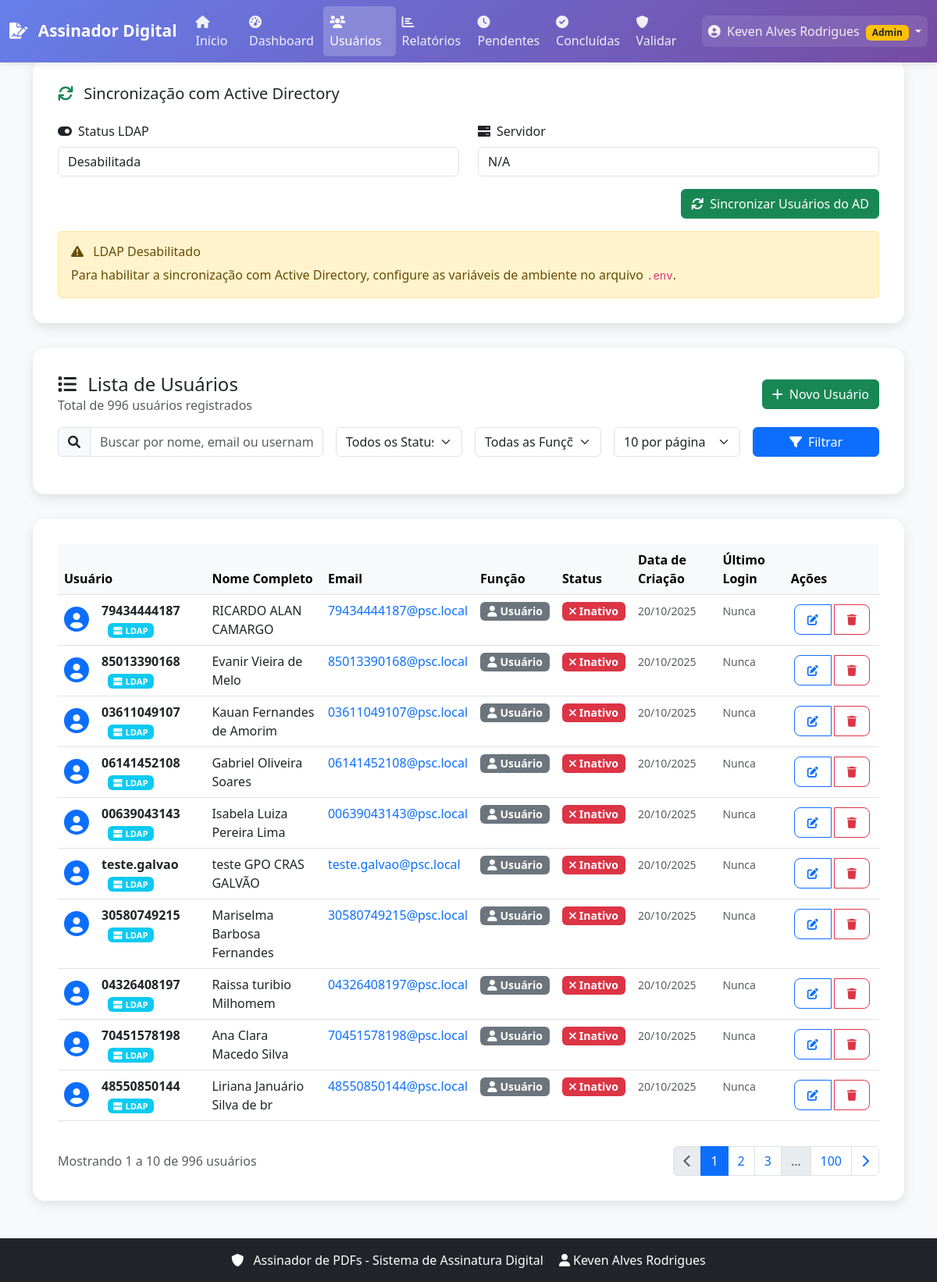
/admin/users (signed in), run on an earlier commit of the app's database.
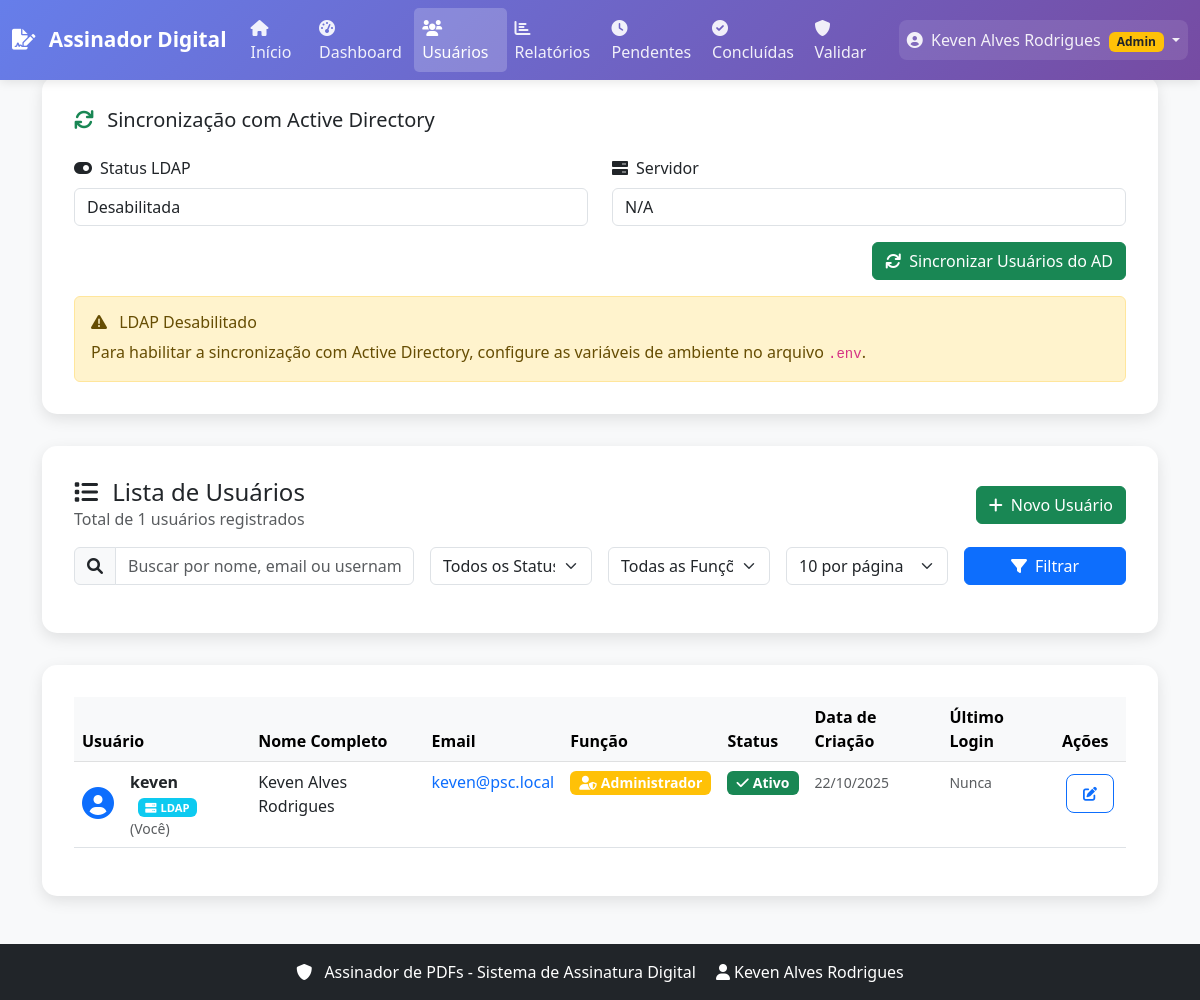
And on a later commit of the database.
### models.py (models this page shows, shortened)
class User(UserMixin, db.Model):
    __tablename__ = 'users'
    __table_args__ = (
        db.Index('idx_users_username', 'username'),
        db.Index('idx_users_email', 'email'),
        db.Index('idx_users_role', 'role'),
    )
    id = db.Column(db.Integer, primary_key=True)
    username = db.Column(db.String(80), unique=True, nullable=False)
    email = db.Column(db.String(120), unique=True, nullable=False)
    password_hash = db.Column(db.String(255), nullable=True)  # Nullable para usuários LDAP
    full_name = db.Column(db.String(120), nullable=False)
    role = db.Column(db.String(20), default='user')  # 'user' ou 'admin'
    is_active = db.Column(db.Boolean, default=True)
    created_at = db.Column(db.DateTime, default=datetime.now)
    last_login = db.Column(db.DateTime)
    must_change_password = db.Column(db.Boolean, default=False)
    signatures = db.relationship('Signature', backref='user', lazy='dynamic')
    ldap_dn = db.Column(db.String(500))  # Distinguished Name do LDAP
    department = db.Column(db.String(200))  # Departamento
    position = db.Column(db.String(200))  # Cargo
    phone = db.Column(db.String(50))  # Telefone
    mobile = db.Column(db.String(50))  # Celular
    city = db.Column(db.String(100))  # Cidade
    state = db.Column(db.String(100))  # Estado
    postal_code = db.Column(db.String(20))  # CEP
    country = db.Column(db.String(100))  # País
    street_address = db.Column(db.String(500))  # Endereço
    home_phone = db.Column(db.String(50))  # Telefone residencial
    work_address = db.Column(db.String(500))  # Endereço comercial
    fax = db.Column(db.String(50))  # Fax
    pager = db.Column(db.String(50))  # Pager
    is_ldap_user = db.Column(db.Boolean, default=False)  # Indica se é usuário LDAP
    def is_admin(self):
        return self.role == 'admin'

### app.py (the view, shortened to what this page needs)
    @app.route('/admin/users')
    @login_required
    @admin_required
    def admin_users():
        search_query = request.args.get('search', '').strip()
        page = request.args.get('page', 1, type=int)
        per_page = request.args.get('per_page', 10, type=int)
        status_filter = request.args.get('status', 'all')
        role_filter = request.args.get('role', 'all')
        query = User.query
        if status_filter == 'active':
            query = query.filter(User.is_active == True)
        elif status_filter == 'inactive':
            query = query.filter(User.is_active == False)
        if role_filter == 'admin':
            query = query.filter(User.role == 'admin')
        elif role_filter == 'user':
            query = query.filter(User.role == 'user')
        query = query.order_by(User.created_at.desc())
        pagination = query.paginate(
            page=page,
            per_page=per_page,
            error_out=False
        )
        users = pagination.items
        ldap_enabled = os.environ.get('LDAP_ENABLED', 'false').lower() == 'true'
        ldap_server = os.environ.get('LDAP_SERVER', 'N/A')
        return render_template('admin/users.html',
                             users=users,
                             pagination=pagination,
                             search_query=search_query,
                             status_filter=status_filter,
                             role_filter=role_filter,
                             ldap_enabled=ldap_enabled,
                             ldap_server=ldap_server)

### app.py (called while the page is built)
def get_client_ip(request_obj):
    if request_obj.headers.get('X-Forwarded-For'):
        return request_obj.headers.get('X-Forwarded-For').split(',')[0].strip()
    elif request_obj.headers.get('X-Real-IP'):
        return request_obj.headers.get('X-Real-IP')
    elif request_obj.headers.get('X-Forwarded'):
        return request_obj.headers.get('X-Forwarded')
    elif request_obj.headers.get('X-Cluster-Client-IP'):
        return request_obj.headers.get('X-Cluster-Client-IP')
    else:
        return request_obj.remote_addr

### auth.py (called while the page is built)
def admin_required(f):
    @wraps(f)
    def decorated_function(*args, **kwargs):
        if not current_user.is_authenticated:
            return redirect(url_for('login'))
        if not current_user.is_admin():
            flash('Acesso negado. Privilégios de administrador necessários.', 'error')
            return redirect(url_for('index'))
        return f(*args, **kwargs)
    return decorated_function

### utils/mobile_optimizations.py (called while the page is built, shortened)
def optimize_for_device():
    if not is_mobile_device():
        return

def get_optimized_query_limits():
    if not is_mobile_device():
        return 100  # Desktop

def get_mobile_headers():
    if not is_mobile_device():
        return {}

### templates/admin/users.html (shortened to what the changed rows need)
{% extends "base.html" %}
{% block content %}
    <div class="container">
        <div class="users-card">
            <div class="row align-items-center mb-3">
                <div class="col-md-8">
                    <h4 class="mb-0">
                        <i class="fas fa-list me-2"></i>
                        Lista de Usuários
                    </h4>
                    <p class="text-muted mb-0">Total de {{ pagination.total }} usuários registrados</p>
                </div>
            </div>
        </div>
        <div class="users-card">
            {% if users %}
            <div class="table-responsive">
                <table class="table table-hover">
                    <thead class="table-light">
                        <tr>
                            <th>Usuário</th>
                            <th>Nome Completo</th>
                            <th>Email</th>
                            <th>Função</th>
                            <th>Status</th>
                            <th>Data de Criação</th>
                            <th>Último Login</th>
                            <th>Ações</th>
                        </tr>
                    </thead>
                    <tbody>
                        {% for user in users %}
                        <tr>
                            <td>
                                <div class="d-flex align-items-center">
                                    <div class="avatar-sm me-3">
                                        <i class="fas fa-user-circle fa-2x text-primary"></i>
                                    </div>
                                    <div>
                                        <strong>{{ user.username }}</strong>
                                        {% if user.is_ldap_user %}
                                            <span class="badge bg-info ms-2" style="font-size: 0.7rem;">
                                                <i class="fas fa-server me-1"></i>LDAP
                                            </span>
                                        {% endif %}
                                        {% if user.id == current_user.id %}
                                            <small class="text-muted d-block">(Você)</small>
                                        {% endif %}
                                    </div>
                                </div>
                            </td>
                            <td>{{ user.full_name }}</td>
                            <td>
                                <a href="mailto:{{ user.email }}" class="text-decoration-none">
                                    {{ user.email }}
                                </a>
                            </td>
                            <td>
                                {% if user.role == 'admin' %}
                                    <span class="badge bg-warning role-badge">
                                        <i class="fas fa-user-shield me-1"></i>Administrador
                                    </span>
                                {% else %}
                                    <span class="badge bg-secondary role-badge">
                                        <i class="fas fa-user me-1"></i>Usuário
                                    </span>
                                {% endif %}
                            </td>
                            <td>
                                {% if user.is_active %}
                                    <span class="badge bg-success status-badge">
                                        <i class="fas fa-check me-1"></i>Ativo
                                    </span>
                                {% else %}
                                    <span class="badge bg-danger status-badge">
                                        <i class="fas fa-times me-1"></i>Inativo
                                    </span>
                                {% endif %}
                            </td>
                            <td>
                                <small class="text-muted">
                                    {{ user.created_at.strftime('%d/%m/%Y') }}
                                </small>
                            </td>
                            <td>
                                {% if user.last_login %}
                                    <small class="text-muted">
                                        {{ user.last_login.strftime('%d/%m/%Y %H:%M') }}
                                    </small>
                                {% else %}
                                    <small class="text-muted">Nunca</small>
                                {% endif %}
                            </td>
                            <td>
                                <div class="btn-group" role="group">
                                    <a href="{{ url_for('admin_edit_user', user_id=user.id) }}"
                                       class="btn btn-outline-primary btn-action"
                                       title="Editar">
                                        <i class="fas fa-edit"></i>
                                    </a>
                                    {% if user.id != current_user.id %}
                                        <button type="button"
                                                class="btn btn-outline-danger btn-action"
                                                title="Deletar"
                                                onclick="confirmDelete({{ user.id }}, '{{ user.username }}')">
                                            <i class="fas fa-trash"></i>
                                        </button>
                                    {% endif %}
                                </div>
                            </td>
                        </tr>
                        {% endfor %}
                    </tbody>
                </table>
            </div>
            {% if pagination.pages > 1 %}
            <div class="d-flex justify-content-between align-items-center mt-3">
                <div>
                    <p class="text-muted mb-0">
                        Mostrando {{ pagination.per_page * (pagination.page - 1) + 1 }} a
                        {{ pagination.per_page * (pagination.page - 1) + pagination.items|length }}
                        de {{ pagination.total }} usuários
                    </p>
                </div>
                <nav>
                    <ul class="pagination mb-0">
                        {% if pagination.has_prev %}
                        <li class="page-item">
                            <a class="page-link" href="{{ url_for('admin_users', page=pagination.prev_num, search=search_query, status=status_filter, role=role_filter, per_page=request.args.get('per_page')) }}">
                                <i class="fas fa-chevron-left"></i>
                            </a>
                        </li>
                        {% else %}
                        <li class="page-item disabled">
                            <span class="page-link">
                                <i class="fas fa-chevron-left"></i>
                            </span>
                        </li>
                        {% endif %}
                        {% for page_num in pagination.iter_pages(left_edge=1, right_edge=1, left_current=2, right_current=2) %}
                            {% if page_num %}
                                {% if page_num == pagination.page %}
                                <li class="page-item active">
                                    <span class="page-link">{{ page_num }}</span>
                                </li>
                                {% else %}
                                <li class="page-item">
                                    <a class="page-link" href="{{ url_for('admin_users', page=page_num, search=search_query, status=status_filter, role=role_filter, per_page=request.args.get('per_page')) }}">
                                        {{ page_num }}
                                    </a>
                                </li>
                                {% endif %}
                            {% else %}
                                <li class="page-item disabled">
                                    <span class="page-link">…</span>
                                </li>
                            {% endif %}
                        {% endfor %}
                        {% if pagination.has_next %}
                        <li class="page-item">
                            <a class="page-link" href="{{ url_for('admin_users', page=pagination.next_num, search=search_query, status=status_filter, role=role_filter, per_page=request.args.get('per_page')) }}">
                                <i class="fas fa-chevron-right"></i>
                            </a>
                        </li>
                        {% else %}
                        <li class="page-item disabled">
                            <span class="page-link">
                                <i class="fas fa-chevron-right"></i>
                            </span>
                        </li>
                        {% endif %}
                    </ul>
                </nav>
            </div>
            {% endif %}
            {% endif %}
        </div>
    </div>
{% endblock %}

### templates/base.html (shortened to what the changed rows need)
<!DOCTYPE html>
<html lang="pt-BR">
<head>
    <link href="https://cdn.jsdelivr.net/npm/bootstrap@5.3.0/dist/css/bootstrap.min.css" rel="stylesheet">
    <link href="https://cdnjs.cloudflare.com/ajax/libs/font-awesome/6.0.0/css/all.min.css" rel="stylesheet">
</head>
<body>
    <nav class="navbar navbar-expand-lg navbar-dark">
        <div class="container-fluid">
            <div class="collapse navbar-collapse" id="navbarNav">
                {% if current_user.is_authenticated %}
                    <ul class="navbar-nav">
                        <li class="nav-item dropdown">
                            <a class="nav-link dropdown-toggle user-dropdown" href="#" id="userDropdown" role="button" data-bs-toggle="dropdown">
                                <i class="fas fa-user-circle me-1"></i>
                                {{ current_user.full_name }}
                                {% if current_user.role == 'admin' %}
                                    <span class="badge bg-warning text-dark ms-1">Admin</span>
                                {% endif %}
                            </a>
                        </li>
                    </ul>
                {% endif %}
            </div>
        </div>
    </nav>
    <div class="main-content">
        {% block content %}{% endblock %}
    </div>
    <footer class="bg-dark text-white text-center py-3 mt-5">
        <div class="container">
            <p class="mb-0">
                <i class="fas fa-shield-alt me-2"></i>
                Assinador de PDFs - Sistema de Assinatura Digital
                <span class="ms-3">
                    <i class="fas fa-user me-1"></i>{{ current_user.full_name if current_user.is_authenticated else 'Visitante' }}
                </span>
            </p>
        </div>
    </footer>
</body>
</html>

What changed in the data, as far as the page shows it:
removed User: username "79434444187", is_ldap_user True (drawn), full_name "RICARDO ALAN CAMARGO", email "79434444187@psc.local", role "user" (drawn), is_active False (drawn), created_at "20/10/2025", shows "Nunca"
removed User: username "85013390168", is_ldap_user True (drawn), full_name "Evanir Vieira de Melo", email "85013390168@psc.local", role "user" (drawn), is_active False (drawn), created_at "20/10/2025", shows "Nunca"
removed User: username "03611049107", is_ldap_user True (drawn), full_name "Kauan Fernandes de Amorim", email "03611049107@psc.local", role "user" (drawn), is_active False (drawn), created_at "20/10/2025", shows "Nunca"
removed User: username "06141452108", is_ldap_user True (drawn), full_name "Gabriel Oliveira Soares", email "06141452108@psc.local", role "user" (drawn), is_active False (drawn), created_at "20/10/2025", shows "Nunca"
removed User: username "00639043143", is_ldap_user True (drawn), full_name "Isabela Luiza Pereira Lima", email "00639043143@psc.local", role "user" (drawn), is_active False (drawn), created_at "20/10/2025", shows "Nunca"
removed User: username "teste.galvao", is_ldap_user True (drawn), full_name "teste GPO CRAS GALVÃO", email "teste.galvao@psc.local", role "user" (drawn), is_active False (drawn), created_at "20/10/2025", shows "Nunca"
removed User: username "30580749215", is_ldap_user True (drawn), full_name "Mariselma Barbosa Fernandes", email "30580749215@psc.local", role "user" (drawn), is_active False (drawn), created_at "20/10/2025", shows "Nunca"
removed User: username "04326408197", is_ldap_user True (drawn), full_name "Raissa turibio Milhomem", email "04326408197@psc.local", role "user" (drawn), is_active False (drawn), created_at "20/10/2025", shows "Nunca"
removed User: username "70451578198", is_ldap_user True (drawn), full_name "Ana Clara Macedo Silva", email "70451578198@psc.local", role "user" (drawn), is_active False (drawn), created_at "20/10/2025", shows "Nunca"
removed User: username "48550850144", is_ldap_user True (drawn), full_name "Liriana Januário Silva de br", email "48550850144@psc.local", role "user" (drawn), is_active False (drawn), created_at "20/10/2025", shows "Nunca"
now on one of the page's lists (row edited): User: username "keven", full_name "Keven Alves Rodrigues", email "keven@psc.local", created_at "22/10/2025"
Also different on the page:
{{ pagination.total }}: "996" → "1"
{{ pagination.per_page * (pagination.page - 1) + 1 }}: "1" → (not shown)
{{ pagination.per_page * (pagination.page - 1) + pagination.items|length }}: "10" → (not shown)
{{ pagination.total }}: "996" → (not shown)
text no longer shown: "Mostrando a de usuários"
list line gone: "1"
list line gone: "2"
list line gone: "3"
list line gone: "100"
